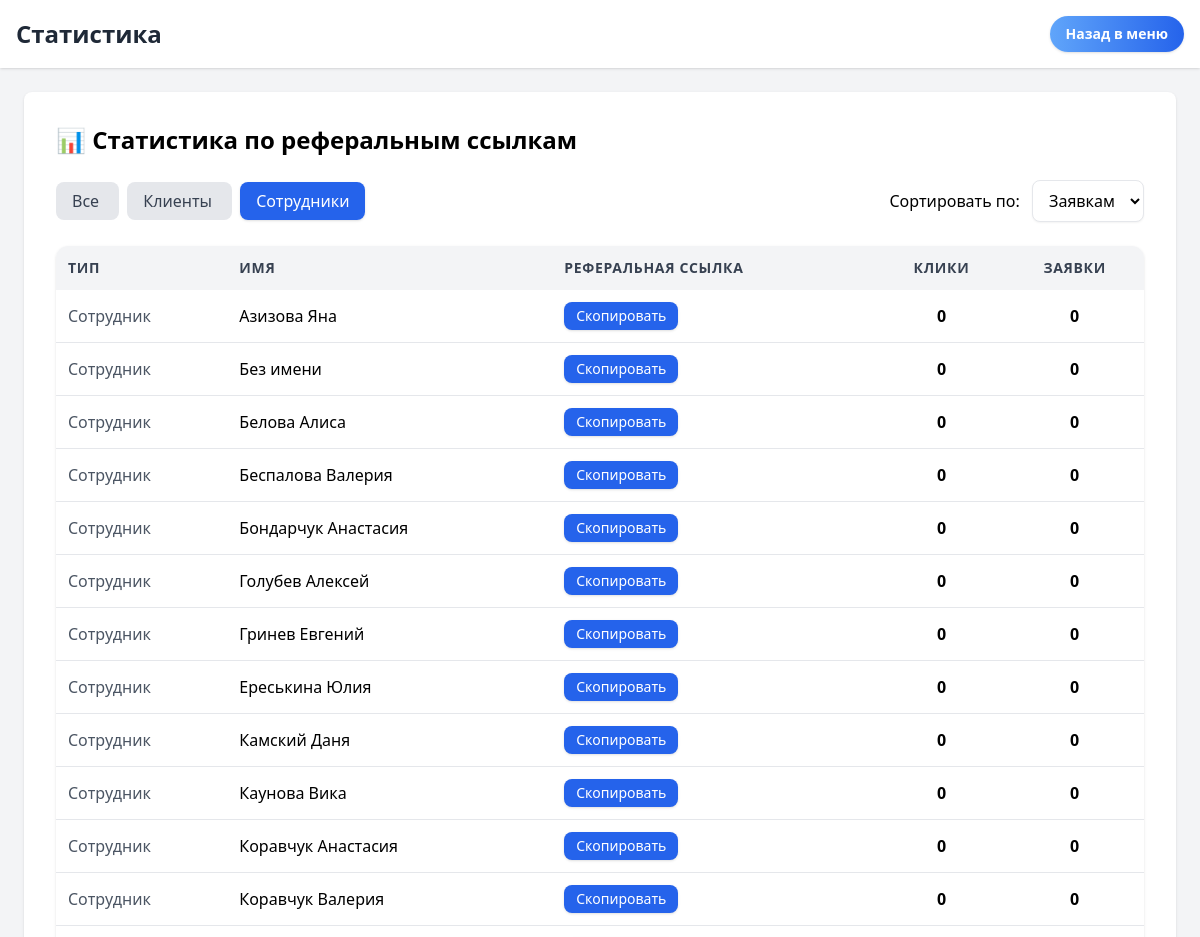
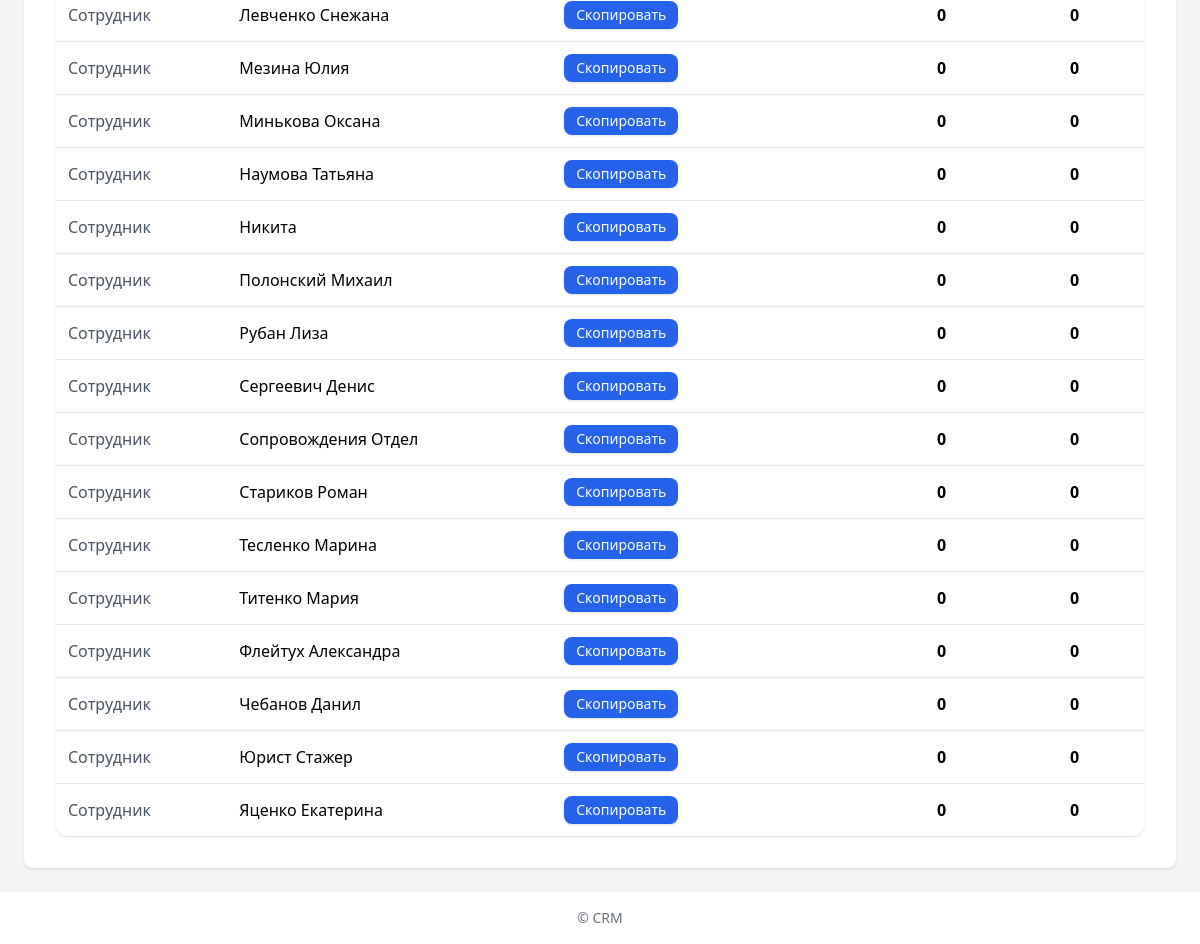
Before: /admin-panel/referrals/?filter=employees&sort=applications with the older database file (2 pictures, top to bottom).
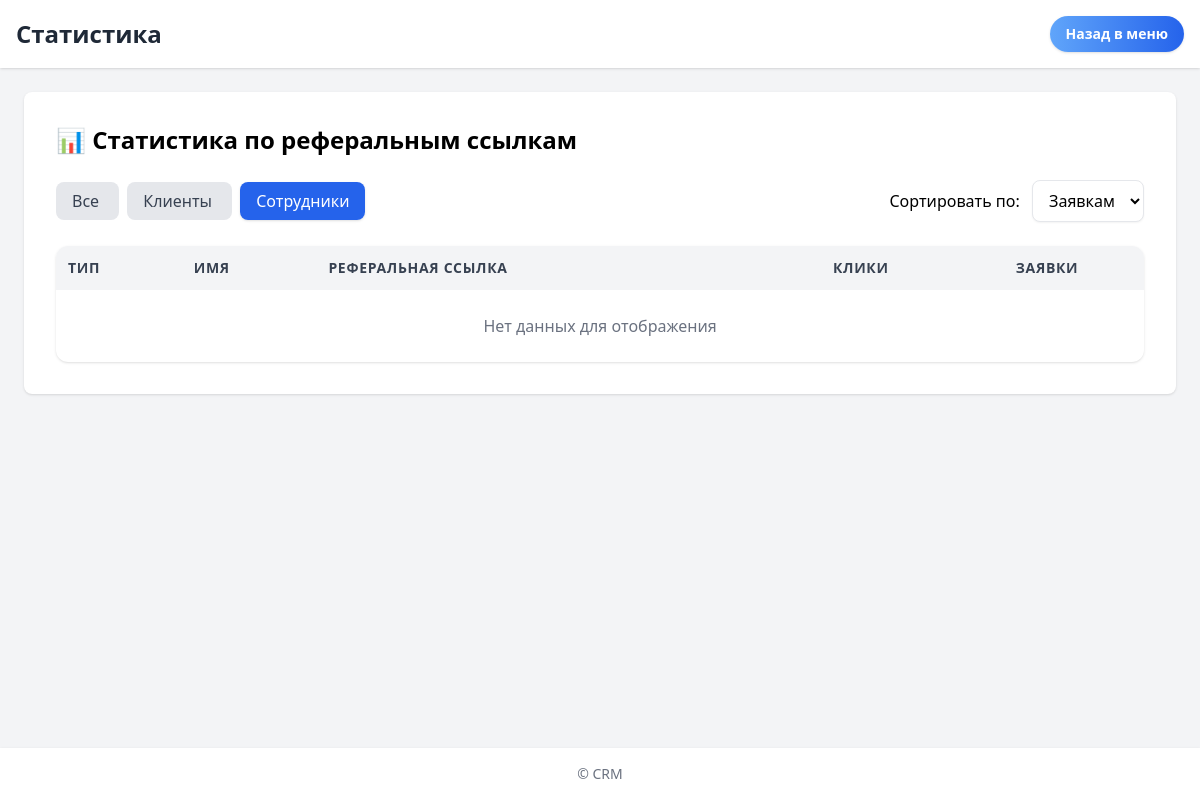
After: the same page with the newer database file.
### clients/models.py (models this page shows)
class Employee(models.Model):
    bitrix_id = models.CharField(max_length=255, unique=True)
    name = models.CharField(max_length=255)
    referral_code = models.UUIDField(default=uuid.uuid4, unique=True, editable=False)
    updated_at = models.DateTimeField(auto_now=True)
    history = HistoricalRecords()  # ✅ добавлено
    class Meta:
        ordering = ["name"]
    def __str__(self):
        return self.name
    def get_ref_link(self, request=None):
        from django.urls import reverse
        path = reverse("referral_landing", args=[str(self.referral_code)])
        return request.build_absolute_uri(path) if request else path

### bitrix/views.py (the view, shortened to what this page needs)
# urls.py: path('admin-panel/referrals/', referral_stats, name='referral_stats'),
def referral_stats(request):
    filter_type = request.GET.get("filter", "all")
    sort_type = request.GET.get("sort", "applications")
    stats = []
    if filter_type in ["all", "employees"]:
        employee_ct = ContentType.objects.get_for_model(Employee)
        for emp in Employee.objects.all():
            clicks = ReferralClick.objects.filter(
                owner_content_type=employee_ct,
                owner_object_id=emp.id,
            ).count()
            apps = Application.objects.filter(
                referral_owner_content_type=employee_ct,
                referral_owner_object_id=emp.id,
            ).count()
            stats.append({
                "type": "Сотрудник",
                "name": str(emp),
                "ref_link": emp.get_ref_link(request),
                "clicks": clicks,
                "applications": apps,
            })
    if sort_type == "clicks":
        stats.sort(key=lambda x: x["clicks"], reverse=True)
    else:
        stats.sort(key=lambda x: x["applications"], reverse=True)
    return render(request, "referral_stats.html", {
        "stats": stats,
        "filter": filter_type,
        "sort": sort_type,
    })

### bitrix/templates/referral_stats.html (shortened to what the changed rows need)
{% load static %}
<!DOCTYPE html>
<html lang="ru">
<head>
    <script src="https://cdn.tailwindcss.com"></script>
</head>
<body class="bg-gray-100 min-h-screen flex flex-col">
    <header class="bg-white shadow p-4">
        <div class="max-w-7xl mx-auto flex items-center justify-between">
            <h1 class="text-2xl font-bold text-gray-800">Статистика</h1>
        </div>
    </header>
    <main class="flex-1 max-w-7xl mx-auto p-6 w-full">
        <div class="bg-white p-8 rounded-lg shadow">
            <h2 class="text-2xl font-bold mb-6">📊 Статистика по реферальным ссылкам</h2>
            <div class="overflow-x-auto bg-white rounded-xl shadow">
                <table class="min-w-full text-left border-collapse">
                    <thead class="bg-gray-100 text-gray-700 text-sm uppercase tracking-wider">
                        <tr>
                            <th class="p-3">Тип</th>
                            <th class="p-3">Имя</th>
                            <th class="p-3">Реферальная ссылка</th>
                            <th class="p-3 text-center">Клики</th>
                            <th class="p-3 text-center">Заявки</th>
                        </tr>
                    </thead>
                    <tbody class="divide-y divide-gray-200">
                        {% for row in stats %}
                        <tr class="hover:bg-gray-50 transition">
                            <td class="p-3 font-medium text-gray-600">{{ row.type }}</td>
                            <td class="p-3">{{ row.name }}</td>
                            <td class="p-3">
                                <button onclick="copyToClipboard('{{ row.ref_link }}', this)"
                                        class="px-3 py-1 bg-blue-600 text-white rounded-lg shadow hover:bg-blue-700 transition text-sm">
                                    Скопировать
                                </button>
                            </td>
                            <td class="p-3 text-center font-semibold">{{ row.clicks }}</td>
                            <td class="p-3 text-center font-semibold">{{ row.applications }}</td>
                        </tr>
                        {% empty %}
                        <tr>
                            <td colspan="5" class="p-6 text-center text-gray-500">
                                Нет данных для отображения
                            </td>
                        </tr>
                        {% endfor %}
                    </tbody>
                </table>
            </div>
        </div>
    </main>
</body>
</html>

Changed rows visible on the page:
removed Employee: name "Азизова Яна"
removed Employee: name "Без имени"
removed Employee: name "Белова Алиса"
removed Employee: name "Беспалова Валерия"
removed Employee: name "Бондарчук Анастасия"
removed Employee: name "Голубев Алексей"
removed Employee: name "Гринев Евгений"
removed Employee: name "Ереськина Юлия"
removed Employee: name "Камский Даня"
removed Employee: name "Каунова Вика"
removed Employee: name "Коравчук Анастасия"
removed Employee: name "Коравчук Валерия"
removed Employee: name "Левченко Снежана"
removed Employee: name "Мезина Юлия"
removed Employee: name "Минькова Оксана"
removed Employee: name "Наумова Татьяна"
removed Employee: name "Никита"
removed Employee: name "Полонский Михаил"
removed Employee: name "Рубан Лиза"
removed Employee: name "Сергеевич Денис"
removed Employee: name "Сопровождения Отдел"
removed Employee: name "Стариков Роман"
removed Employee: name "Тесленко Марина"
removed Employee: name "Титенко Мария"
removed Employee: name "Флейтух Александра"
removed Employee: name "Чебанов Данил"
removed Employee: name "Юрист Стажер"
removed Employee: name "Яценко Екатерина"
Other visible differences:
text now shown: "Нет данных для отображения"
list line gone: "Сотрудник Скопировать 0 0"
